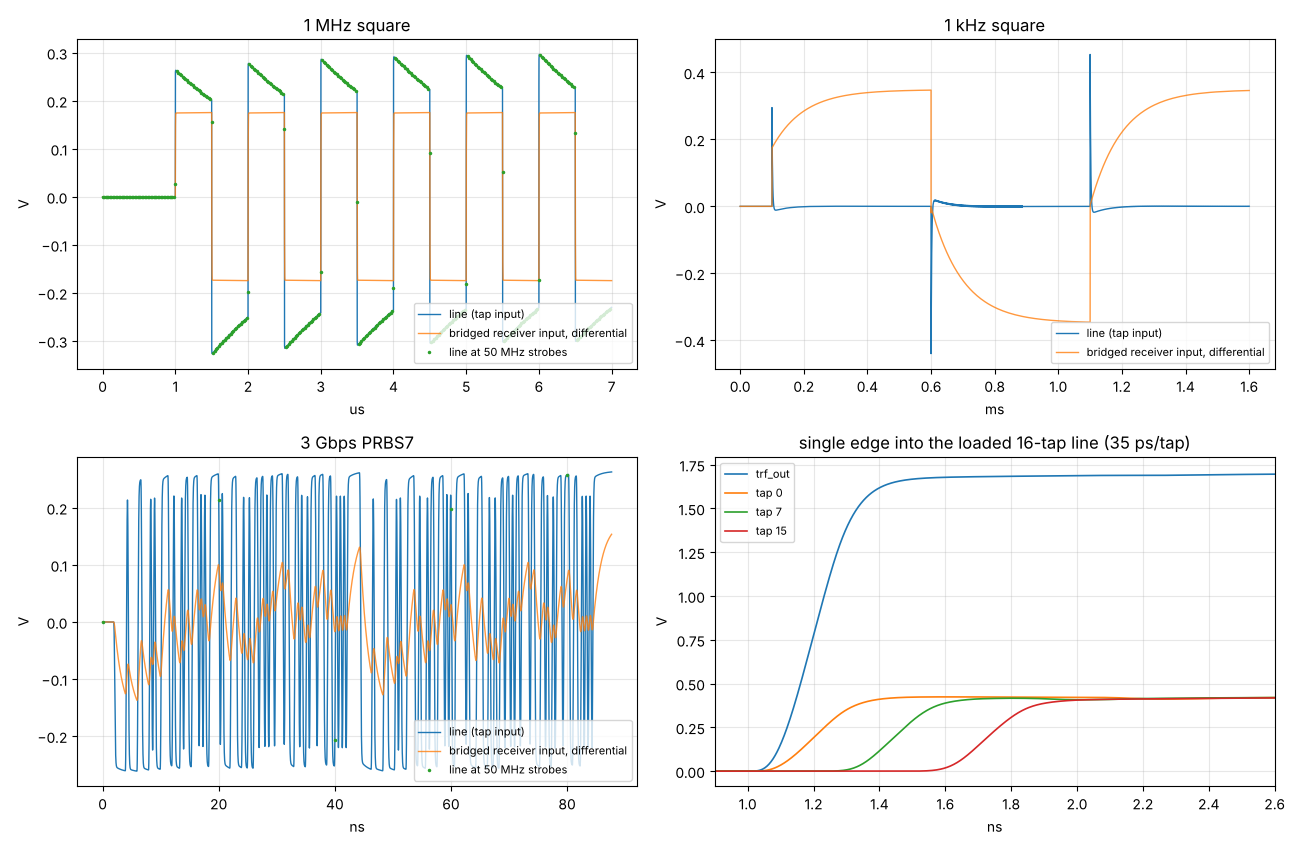

Here is the Python script that generated this plot:
"""(a) Line drive: TLV3801 LVDS leg -> AC coupling -> TRF37D73 (behavioural) -> 12 dB pad -> line.

Part 1 (slow signals, line = lumped 50 R): 1 MHz square, 1 kHz square, 3 Gbps PRBS7, showing what
the gates see at 50 MHz strobe instants. Includes the 100 R DC termination across the LVDS pair,
the equal dummy load on the other leg, the TRF output choke and the bridged LVDS receiver.
Part 2 (fast edge): the same chain into a 16-tap line, 35 ps per tap, each tap loaded by one
BAT15-04W gate (hold caps 2 x 0.47 pF to the idle strobe lines, 2.2 k to the rails), 50 R end.

  python3 line_drive.py
"""
from __future__ import annotations

import json
import os

import matplotlib
matplotlib.use("Agg")
import matplotlib.pyplot as plt  # noqa: E402
import numpy as np  # noqa: E402

import common as c  # noqa: E402
import frontend as f  # noqa: E402

C_IN, C_OUT, L_CHOKE = 1e-6, 1e-6, 47e-6
R_DC, R_BR, C_RX = 100.0, 470.0, 3e-12
N_TAP, TD_TAP = 16, 35e-12
VB = 0.75


def chain(d: f.Deck, line_in: str) -> None:
    d.add(f"Rdc cmp_p cmp_n {R_DC}")
    d.add(f"Cinp cmp_p trf_in {C_IN}\nCinn cmp_n dum {C_IN}\nRdum dum 0 50\nCdum dum 0 0.2p")
    d.add(f"Rbrp cmp_p rxp {R_BR}\nRbrn cmp_n rxn {R_BR}\nCrxp rxp 0 {C_RX}\nCrxn rxn 0 {C_RX}")
    c.trf(d, "u", "trf_in", "trf_out")
    d.add(f"Lch trf_out 0 {L_CHOKE}\nRchp trf_out 0 20k")   # choke to Vcc (AC ground), 20k = its Q
    d.add(f"Cout trf_out pad_in {C_OUT}")
    c.pad12(d, "pad_in", line_in)


def pwl_square(f0: float, n_half: int, t0: float) -> str:
    """Starts at mid-current (so the DC state is the balanced one), first edge up at t0."""
    pts = ["0 0", f"{t0 - c.T_EDGE / 2:.9g} 0"]
    lvl = 1
    for k in range(n_half):
        t = t0 + k / (2 * f0)
        pts.append(f"{t - c.T_EDGE / 2:.9g} {-lvl * c.I_LVDS if k else 0}")
        pts.append(f"{t + c.T_EDGE / 2:.9g} {lvl * c.I_LVDS}")
        lvl = -lvl
    return " ".join(pts)


def pwl_prbs(rate: float, nbits: int, t0: float) -> str:
    s, bits = 0x7F, []
    for _ in range(nbits):
        b = ((s >> 6) ^ (s >> 5)) & 1
        s = ((s << 1) | b) & 0x7F
        bits.append(b)
    pts, prev = ["0 0", f"{t0 - c.T_EDGE / 2:.9g} 0"], 0.0
    for k, b in enumerate(bits):
        v = c.I_LVDS if b else -c.I_LVDS
        t = t0 + k / rate
        pts += [f"{t - c.T_EDGE / 2:.9g} {prev}", f"{t + c.T_EDGE / 2:.9g} {v}"]
        prev = v
    return " ".join(pts)


def slow(case: str):
    d = f.Deck()
    d.add("* line drive slow")
    if case == "1MHz":
        pwl, tend, tmax = pwl_square(1e6, 12, 1e-6), 7e-6, 2e-9
    elif case == "1kHz":
        pwl, tend, tmax = pwl_square(1e3, 3, 0.1e-3), 1.6e-3, 1e-6
    else:
        pwl, tend, tmax = pwl_prbs(3e9, 254, 2e-9), 2e-9 + 254 / 3e9 + 1e-9, 10e-12
    c.lvds(d, pwl)
    chain(d, "line")
    d.add("Rline line 0 50")
    d.add(".options klu reltol=1e-4 abstol=1e-12 vntol=1e-7")
    d.add(f".tran {min(tmax, 5e-12):.3g} {tend:.6g} 0 {tmax:.3g}")
    d.add(".end")
    a = c.waves("\n".join(d.lines) + "\n", ["v(line)", "v(cmp_p,cmp_n)", "v(rxp,rxn)", "v(trf_in)"],
                tmax_list=(None, tmax / 2, tmax / 5))
    return {"t": a[:, 0], "line": a[:, 1], "vod": a[:, 2], "rx": a[:, 3], "trf_in": a[:, 4]}


def fast():
    """Single rising edge into the loaded 16-tap line. Trace between taps: Z and td chosen so the
    loaded section is 50 R / 35 ps with the gate's ~0.37 pF (2 x 0.3 pF diode in series with 0.47 pF)."""
    c_tap = 0.37e-12
    c_tr = TD_TAP / 50 - c_tap
    l_tr = TD_TAP * 50
    zu, tdu = np.sqrt(l_tr / c_tr), np.sqrt(l_tr * c_tr)
    d = f.Deck()
    d.add("* line drive fast")
    d.add(f.MODELS)
    c.lvds(d, f"0 {-c.I_LVDS} 1n {-c.I_LVDS} {1e-9 + c.T_EDGE:.6g} {c.I_LVDS}")
    chain(d, "s0")
    for i in range(N_TAP):
        if i:
            d.trace(f"s{i - 1}", f"s{i}", 0, z0=zu, td=tdu, sec=2.5e-12)
        d.add(f"Xd1_{i} a{i} s{i} dpk\nXd2_{i} s{i} k{i} dpk")
        d.add(f"Ca{i} a{i} 0 0.47p\nCk{i} k{i} 0 0.47p")
        d.add(f"Rba{i} a{i} vba 2.2k\nRbk{i} k{i} vbk 2.2k")
    d.add(f"Rt s{N_TAP - 1} 0 50\nVba vba 0 {-VB}\nVbk vbk 0 {VB}")
    d.add(".options klu reltol=3e-4 abstol=1e-12 vntol=1e-7")
    d.add(".tran 1p 4n 0 2p")
    d.add(".end")
    vec = ["v(trf_out)", "v(s0)", "v(s7)", "v(s15)"]
    a = c.waves("\n".join(d.lines) + "\n", vec, tmax_list=(None, 1e-12, 3e-12))
    t = a[:, 0]
    out = {"zu": zu, "tdu": tdu}
    w = {}
    for j, n in enumerate(vec):
        v = a[:, j + 1]
        w[n] = v
        lo, hi = v[t < 1e-9].mean(), v[(t > 2.6e-9) & (t < 3.0e-9)].mean()
        x = (v - lo) / (hi - lo)
        import wave as wv
        t10, t20, t50, t80, t90 = (wv.crossing(t, x, q) for q in (0.1, 0.2, 0.5, 0.8, 0.9))
        out[n] = dict(lo=lo, hi=hi, t1090=t90 - t10, t2080=t80 - t20, t50=t50, over=x[t < 3e-9].max() - 1)
    out["tap_delay"] = (out["v(s15)"]["t50"] - out["v(s0)"]["t50"]) / 15
    return out, t, w


if __name__ == "__main__":
    from multiprocessing import Pool
    with Pool(3) as pool:
        rs = pool.map(slow, ["1MHz", "1kHz", "PRBS"])
    fr, tf, wf = fast()
    summ = {"fast": fr}
    fig, ax = plt.subplots(2, 2, figsize=(13, 8.5))
    for (name, r), axx in zip(zip(["1 MHz square", "1 kHz square", "3 Gbps PRBS7"], rs), ax.flat):
        t = r["t"]
        if name.startswith("1 kHz"):
            sc, unit = 1e3, "ms"
        elif name.startswith("1 MHz"):
            sc, unit = 1e6, "us"
        else:
            sc, unit = 1e9, "ns"
        axx.plot(t * sc, r["line"], lw=1, label="line (tap input)")
        axx.plot(t * sc, r["rx"], lw=1, alpha=0.8, label="bridged receiver input, differential")
        # 50 MHz strobe instants
        ts = np.arange(t[0], t[-1], 20e-9)
        vs = np.interp(ts, t, r["line"])
        if len(ts) < 2000:
            axx.plot(ts * sc, vs, ".", ms=3, label="line at 50 MHz strobes")
        axx.set_title(name)
        axx.set_xlabel(unit)
        axx.set_ylabel("V")
        axx.grid(alpha=0.3)
        axx.legend(fontsize=8, loc="lower right")
        summ[name] = dict(line_max=float(r["line"].max()), line_min=float(r["line"].min()),
                          rx_min_abs=float(np.min(np.abs(r["rx"][t > t[-1] * 0.3]))),
                          trf_in_pk=float(np.abs(r["trf_in"]).max()))
        if name.startswith("1 MHz"):
            m = (t > 5e-6) & (t < 6e-6)
            summ[name]["line_after_halfperiod"] = [float(np.interp(5e-6 + x, t, r["line"])) for x in (5e-9, 250e-9, 495e-9)]
        if name.startswith("1 kHz"):
            summ[name]["line_after"] = {f"{x * 1e6:g}us": float(np.interp(0.6e-3 + x, t, r["line"])) for x in (10e-9, 1e-6, 2e-6, 5e-6, 20e-6, 100e-6)}
        if name.startswith("3 Gbps"):
            m = t > 10e-9
            # sample at bit centres
            tb = 2e-9 + (np.arange(20, 254) + 0.5) / 3e9 + 0.25e-9
            vb = np.interp(tb, t, r["line"])
            summ[name]["eye_hi_min"] = float(vb[vb > 0].min())
            summ[name]["eye_lo_max"] = float(vb[vb < 0].max())
            v = r["line"]
            i = np.flatnonzero(np.sign(v[1:]) != np.sign(v[:-1]))
            tc = t[i] - v[i] * (t[i + 1] - t[i]) / (v[i + 1] - v[i])
            tc = tc[tc > 10e-9]
            ph = (tc - 2e-9) * 3e9
            dev = (ph - np.round(ph - np.median(ph - np.round(ph)))) / 3e9
            dev -= dev.mean()
            summ[name]["ddj_rms_ps"] = float(np.std(dev) * 1e12)
            summ[name]["ddj_pp_ps"] = float(np.ptp(dev) * 1e12)
            rb = np.interp(tb, t, r["rx"])
            summ[name]["rx_min_abs_bitcentre"] = float(np.abs(rb).min())
    axx = ax.flat[3]
    for n, v in wf.items():
        axx.plot(tf * 1e9, v, lw=1.2, label=n.replace("v(", "").replace(")", "").replace("s0", "tap 0").replace("s7", "tap 7").replace("s15", "tap 15"))
    axx.set_xlim(0.9, 2.6)
    axx.set_title("single edge into the loaded 16-tap line (35 ps/tap)")
    axx.set_xlabel("ns")
    axx.set_ylabel("V")
    axx.grid(alpha=0.3)
    axx.legend(fontsize=8)
    fig.tight_layout()
    fig.savefig(os.path.join(c.HERE, "line_drive.png"), dpi=100)
    json.dump(summ, open(os.path.join(c.HERE, "line_drive.json"), "w"), indent=1, default=float)
    print(json.dumps(summ, indent=1, default=float))
